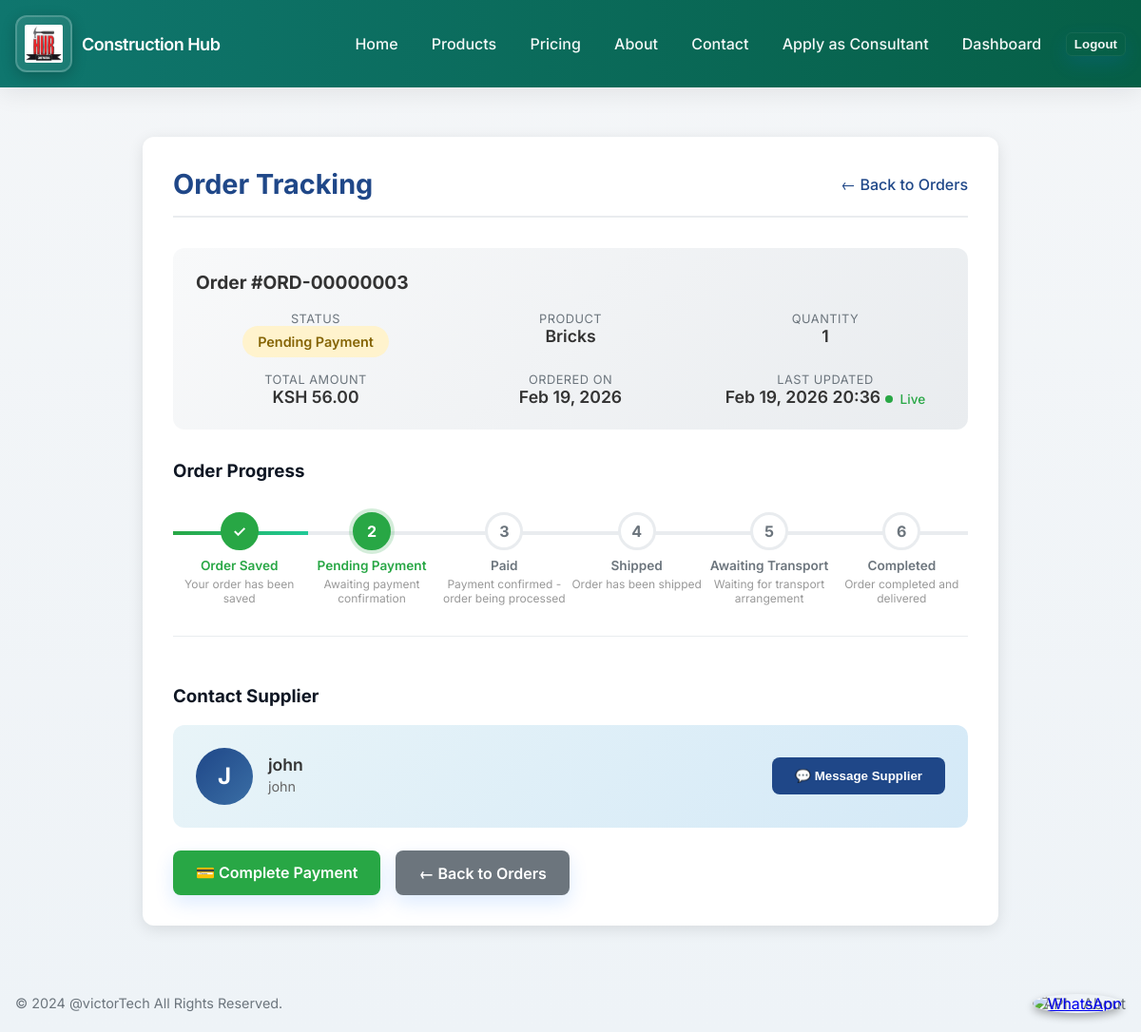
The page /orders/orders/3/track/ (signed in) on the database as committed earlier.
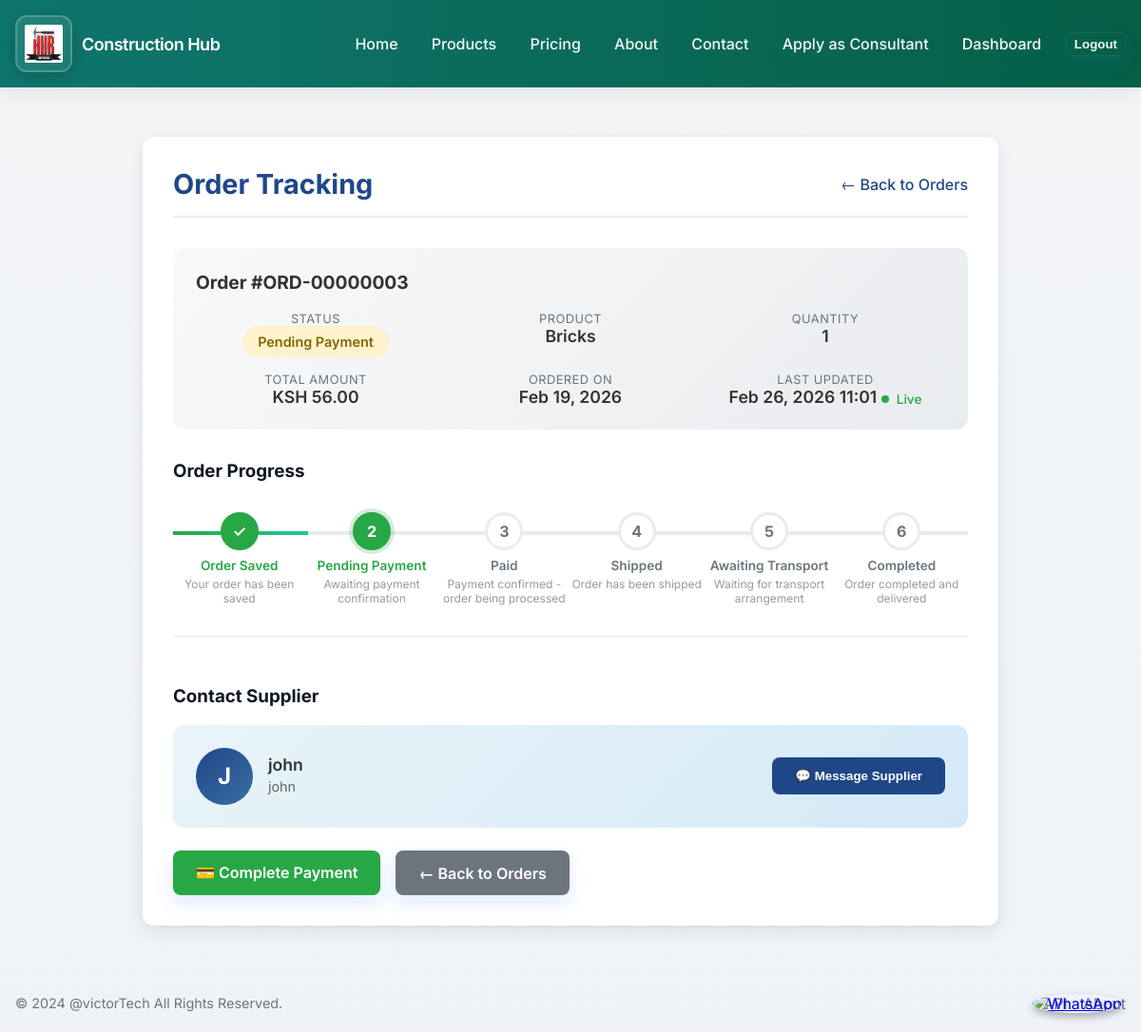
The same page on the database as committed later.
### apps/orders/models.py (models this page shows, shortened)
class Order(models.Model):
    customer = models.ForeignKey(settings.AUTH_USER_MODEL, on_delete=models.CASCADE, related_name='orders', null=True, blank=True)
    ordering_supplier = models.ForeignKey(settings.AUTH_USER_MODEL, on_delete=models.SET_NULL, related_name='supplier_orders', null=True, blank=True, help_text="Supplier who created this order")
    product = models.ForeignKey(Product, on_delete=models.CASCADE, related_name='orders', null=True, blank=True)
    quantity = models.PositiveIntegerField(default=1)
    price = models.DecimalField(max_digits=10, decimal_places=2, null=True, blank=True, help_text="Price per unit in KSH at time of order")
    order_number = models.CharField(max_length=50, unique=True, blank=True, null=True)
    customer_name = models.CharField(max_length=255, blank=True)
    customer_number = models.CharField(max_length=15, blank=True)
    customer_location = models.CharField(max_length=255, blank=True)
    created_at = models.DateTimeField(auto_now_add=True)
    updated_at = models.DateTimeField(auto_now=True)
    status = models.CharField(max_length=30, choices=[
        ('saved', 'Saved'),
        ('pending_payment', 'Pending Payment'),
        ('paid', 'Paid'),
        ('shipped', 'Shipped'),
        ('complete_waiting_transport', 'Complete Waiting for Transport'),
        ('completed', 'Completed'),
        ('canceled', 'Canceled'),
    ], default='saved')
    order_image = models.ImageField(upload_to='order_images/', blank=True, null=True, help_text="Image uploaded by supplier when creating order")
    plan_type = models.CharField(max_length=50, blank=True, null=True, help_text="Type of architectural plan purchased (2_bedroom, 3_bedroom)")
    mpesa_phone_number = models.CharField(max_length=15, blank=True, null=True, help_text="Customer's M-Pesa phone number")
    mpesa_transaction_id = models.CharField(max_length=50, blank=True, null=True, help_text="M-Pesa transaction ID")
    mpesa_checkout_request_id = models.CharField(max_length=50, blank=True, null=True, help_text="M-Pesa checkout request ID")
    payment_status = models.CharField(max_length=20, choices=[
        ('pending', 'Pending'),
        ('completed', 'Completed'),
        ('failed', 'Failed'),
        ('cancelled', 'Cancelled'),
    ], default='pending', help_text="M-Pesa payment status")
    payment_initiated_at = models.DateTimeField(blank=True, null=True, help_text="When payment was initiated")
    payment_completed_at = models.DateTimeField(blank=True, null=True, help_text="When payment was completed")
    offer = models.CharField(max_length=50, blank=True, null=True, choices=[
        ('', 'No Offer'),
        ('free_delivery', 'Free Delivery'),
        ('10_percent_discount', '10% Discount'),
    ], help_text="Special offer applied to this order")
    @property
    def total_cost(self):
        unit_price = self.price if self.price else (self.product.cost if self.product else 0)
        total = unit_price * self.quantity
        if self.offer and '10_percent' in str(self.offer):
            discount_amount = total * Decimal('0.10')
            total = total - discount_amount
        return total

### apps/products/models.py (models this page shows, shortened)
class Product(models.Model):
    CATEGORY_CHOICES = [
        ('cement', 'Cement & Concrete'),
        ('steel', 'Steel & Metals'),
        ('wood', 'Wood & Timber'),
        ('electrical', 'Electrical'),
        ('plumbing', 'Plumbing'),
        ('tools', 'Tools & Equipment'),
        ('other', 'Other'),
    ]
    name = models.CharField(max_length=255)
    description = models.TextField()
    category = models.CharField(max_length=20, choices=CATEGORY_CHOICES, default='other')
    image_url = models.URLField(blank=True, null=True)
    cost = models.DecimalField(max_digits=10, decimal_places=2)
    quality = models.CharField(max_length=50, choices=[
        ('standard', 'Standard'),
        ('premium', 'Premium'),
        ('high_end', 'High-End'),
    ], default='standard', help_text="Quality level of the product")
    location = models.CharField(max_length=255)
    available_quantity = models.PositiveIntegerField(default=0)
    supplier = models.ForeignKey(Supplier, on_delete=models.CASCADE, related_name='products_from_products_app')
    offer = models.CharField(max_length=50, blank=True, null=True, choices=[
        ('', 'No Offer'),
        ('free_delivery', 'Free Delivery'),
        ('10_percent_discount', '10% Discount'),
    ], help_text="Special offer applied to this product")

### apps/suppliers/models.py (models this page shows, shortened)
class Supplier(models.Model):
    user = models.OneToOneField(settings.AUTH_USER_MODEL, on_delete=models.CASCADE)
    company_name = models.CharField(max_length=255, blank=True)
    location = models.CharField(max_length=255, blank=True)
    contact_number = models.CharField(max_length=15, blank=True)
    consultation_fee = models.DecimalField(max_digits=8, decimal_places=2, default=0.00)

### apps/accounts/models.py (models this page shows, shortened)
class CustomUser(AbstractUser):
    USER_TYPES = [
        ('customer', 'Customer'),
        ('supplier', 'Supplier'),
        ('consultant', 'Consultant'),
        ('admin', 'Admin'),
    ]
    user_type = models.CharField(max_length=20, choices=USER_TYPES, default='customer')
    phone_number = models.CharField(max_length=15, blank=True, null=True)
    company_name = models.CharField(max_length=255, blank=True, null=True)
    location = models.CharField(max_length=255, blank=True, null=True)
    @property
    def is_supplier(self):
        return self.user_type == 'supplier'
    @property
    def is_consultant(self):
        return self.user_type == 'consultant'

### apps/orders/views.py (the view)
# urls.py: path('orders/<int:order_id>/track/', views.order_tracking, name='order_tracking'),
@login_required
def order_tracking(request, order_id):
    from apps.messaging.models import Conversation
    order = get_object_or_404(Order, id=order_id, customer=request.user)
    conversation = None
    if order.product and hasattr(order.product, 'supplier'):
        conversation = Conversation.objects.filter(
            order=order,
            customer=request.user,
            supplier=order.product.supplier.user
        ).first()
    tracking_steps = [
        {'key': 'saved', 'label': 'Order Saved', 'description': 'Your order has been saved'},
        {'key': 'pending_payment', 'label': 'Pending Payment', 'description': 'Awaiting payment confirmation'},
        {'key': 'paid', 'label': 'Paid', 'description': 'Payment confirmed - order being processed'},
        {'key': 'shipped', 'label': 'Shipped', 'description': 'Order has been shipped'},
        {'key': 'complete_waiting_transport', 'label': 'Awaiting Transport', 'description': 'Waiting for transport arrangement'},
        {'key': 'completed', 'label': 'Completed', 'description': 'Order completed and delivered'},
    ]
    current_step_index = 0
    for i, step in enumerate(tracking_steps):
        if step['key'] == order.status:
            current_step_index = i
            break
    context = {
        'order': order,
        'tracking_steps': tracking_steps,
        'current_step_index': current_step_index,
        'conversation': conversation,
    }
    return render(request, 'orders/order_tracking.html', context)

### templates/orders/order_tracking.html (shortened to what this page needs)
{% extends "base.html" %}
{% load static %}
{% block content %}
<div class="tracking-container">
    <div class="tracking-header">
        <h1 class="tracking-title">Order Tracking</h1>
        <a href="{% url 'orders:order_list' %}" class="back-link">
            ← Back to Orders
        </a>
    </div>
    <div class="order-info-card">
        <h3>Order #{{ order.order_number }}</h3>
        <div class="order-info-grid">
            <div class="info-item">
                <div class="info-label">Status</div>
                <div class="info-value">
                    <span class="status-badge status-{{ order.status }}">{{ order.get_status_display }}</span>
                </div>
            </div>
            <div class="info-item">
                <div class="info-label">Product</div>
                <div class="info-value">{{ order.product.name|default:"Plan Purchase" }}</div>
            </div>
            <div class="info-item">
                <div class="info-label">Quantity</div>
                <div class="info-value">{{ order.quantity }}</div>
            </div>
            <div class="info-item">
                <div class="info-label">Total Amount</div>
                <div class="info-value">KSH {{ order.total_cost }}</div>
            </div>
            <div class="info-item">
                <div class="info-label">Ordered On</div>
                <div class="info-value">{{ order.created_at|date:"M d, Y" }}</div>
            </div>
            <div class="info-item">
                <div class="info-label">Last Updated</div>
                <div class="info-value">
                    {{ order.updated_at|date:"M d, Y H:i" }}
                    <span class="live-indicator">
                        <span class="live-dot"></span>
                        Live
                    </span>
                </div>
            </div>
        </div>
    </div>
    <h3 style="margin-bottom: 1.5rem;">Order Progress</h3>
    <div class="progress-tracker">
        {% with total_steps=tracking_steps|length|add:0|default:1 %}
        {% for step in tracking_steps %}
        <div class="step {% if forloop.counter0 < current_step_index %}completed{% elif forloop.counter0 == current_step_index %}active{% endif %}">
            <div class="step-icon">
                {% if forloop.counter0 < current_step_index %}✓{% else %}{{ forloop.counter }}{% endif %}
            </div>
            <div class="step-label">{{ step.label }}</div>
            <div class="step-description">{{ step.description }}</div>
        </div>
        {% endfor %}
        {% endwith %}
    </div>
    <div class="message-section">
        <h3>Contact Supplier</h3>
        {% if order.product and order.product.supplier %}
        <div class="supplier-card">
            <div class="supplier-avatar">
                {{ order.product.supplier.company_name|default:order.product.supplier.user.username|make_list|first|upper }}
            </div>
            <div class="supplier-details">
                <h4 class="supplier-name">{{ order.product.supplier.user.username }}</h4>
                <p class="supplier-company">{{ order.product.supplier.company_name|default:"Supplier" }}</p>
            </div>
            {% if conversation %}
            <a href="{% url 'messaging:conversation_detail' conversation.id %}" class="btn-message">
                💬 View Conversation
            </a>
            {% else %}
<button class="btn-message" onclick="messageSupplier(event, '{{ order.id }}', '{{ order.order_number }}')">
                💬 Message Supplier
            </button>
            {% endif %}
        </div>
        {% endif %}
    </div>
    <div class="action-buttons">
        {% if order.status == 'saved' or order.status == 'pending_payment' %}
        <a href="{% url 'orders:payment' order.id %}" class="btn btn-success">
            💳 Complete Payment
        </a>
        {% endif %}
        <a href="{% url 'orders:order_list' %}" class="btn btn-secondary">
            ← Back to Orders
        </a>
    </div>
</div>
{% endblock %}

Rows that differ between the two databases and show on the page:
changed Order "ORD-00000003": updated_at "Feb 19, 2026 20:36" → "Feb 26, 2026 11:01"
